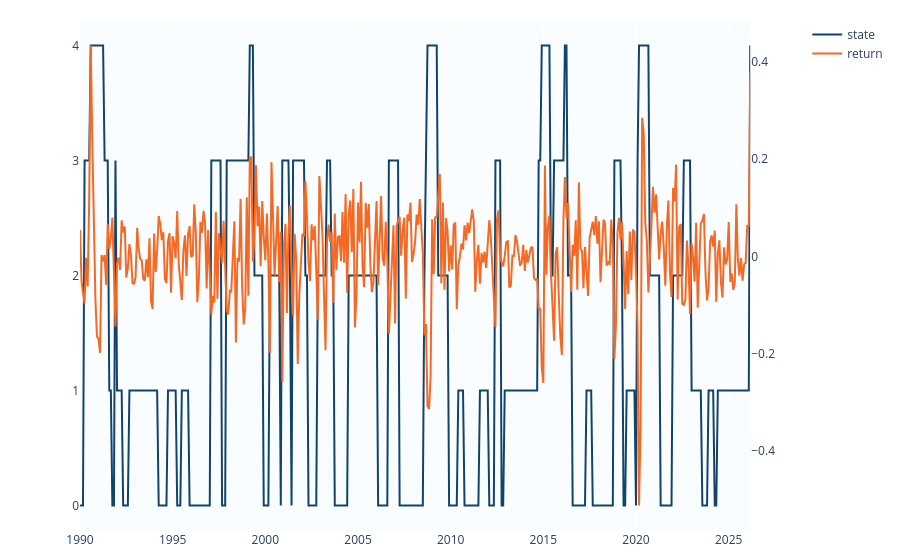
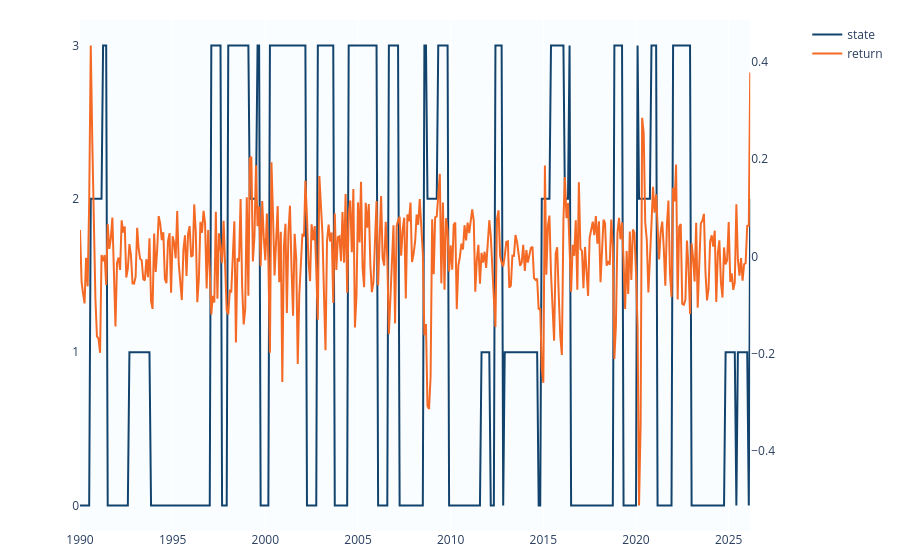

Source (notebook cell) for these figures, in order:
### Markdown cell above
#### Essentially the 5-state model splits volatility into 2 states: volatile growth and volatile decline.

### Visualising the states
#### Whilst fit metrics and indentification of distinct states is important, we should also check that states temporally align with actual data.

### Code cell
# Visualising states alongside commodity returns

for model_no in final_models:
    print("")
    print(f"Model No.{model_no}")
    [print(x) for x in best_models_dict[model_no]["state_means"]["state_description"] if x != ""]
    print("_______________________")
    fig = make_subplots(specs=[[{"secondary_y": True}]])
    fig.add_trace(
        go.Scatter(
            x = df["date"]
            , y= best_models_dict[model_no]["states"]
            , mode = "lines"
            , name = "state"
            , line = dict(color = "#12436D"))
        , secondary_y = False)
    fig.update_yaxes(showgrid = False, zeroline = False, tickmode = "linear", dtick = 1, secondary_y = False)
    fig.add_trace(
        go.Scatter(
            x= df["date"]
            , y= df[f"{commodity}_return"]
            , mode = "lines"
            , name = "return"
            , line = dict(color = "#F46A25"))
        , secondary_y = True)
    fig.update_yaxes(showgrid = False, secondary_y = True)
    fig.update_layout(height = 200, margin = dict(t = 20, b = 20), plot_bgcolor = "#FAFDFF")
    fig.show()

### Figure 1 — Plotly figure (JSON) as saved in the notebook; plotly's stock layout.template omitted (floating-point values rounded to 4 significant figures; data arrays with more than 128 entries replaced by an {"elided": "..."} marker saying what was removed)
{"data": [{"line": {"color": "#12436D"}, "mode": "lines", "name": "state", "type": "scatter", "x": {"elided": "435 str values"}, "xaxis": "x", "y": {"elided": "435 int values"}, "yaxis": "y"}, {"line": {"color": "#F46A25"}, "mode": "lines", "name": "return", "type": "scatter", "x": {"elided": "435 str values"}, "xaxis": "x", "y": {"elided": "435 float values"}, "yaxis": "y2"}], "layout": {"autosize": true, "margin": {"b": 20, "t": 20}, "plot_bgcolor": "#FAFDFF", "xaxis": {"anchor": "y", "autorange": true, "domain": [0, 0.94], "range": ["1990-01-01", "2026-03-01"], "type": "date"}, "yaxis": {"anchor": "x", "autorange": true, "domain": [0, 1], "dtick": 1, "range": [-0.2222, 4.222], "showgrid": false, "tickmode": "linear", "type": "linear", "zeroline": false}, "yaxis2": {"anchor": "x", "autorange": true, "overlaying": "y", "range": [-0.5639, 0.4851], "showgrid": false, "side": "right", "type": "linear"}}}

### Figure 2 — Plotly figure (JSON) as saved in the notebook; plotly's stock layout.template omitted (floating-point values rounded to 4 significant figures; data arrays with more than 128 entries replaced by an {"elided": "..."} marker saying what was removed)
{"data": [{"line": {"color": "#12436D"}, "mode": "lines", "name": "state", "type": "scatter", "x": {"elided": "435 str values"}, "xaxis": "x", "y": {"elided": "435 int values"}, "yaxis": "y"}, {"line": {"color": "#F46A25"}, "mode": "lines", "name": "return", "type": "scatter", "x": {"elided": "435 str values"}, "xaxis": "x", "y": {"elided": "435 float values"}, "yaxis": "y2"}], "layout": {"autosize": true, "margin": {"b": 20, "t": 20}, "plot_bgcolor": "#FAFDFF", "xaxis": {"anchor": "y", "autorange": true, "domain": [0, 0.94], "range": ["1990-01-01", "2026-03-01"], "type": "date"}, "yaxis": {"anchor": "x", "autorange": true, "domain": [0, 1], "dtick": 1, "range": [-0.1667, 3.167], "showgrid": false, "tickmode": "linear", "type": "linear", "zeroline": false}, "yaxis2": {"anchor": "x", "autorange": true, "overlaying": "y", "range": [-0.5639, 0.4851], "showgrid": false, "side": "right", "type": "linear"}}}
